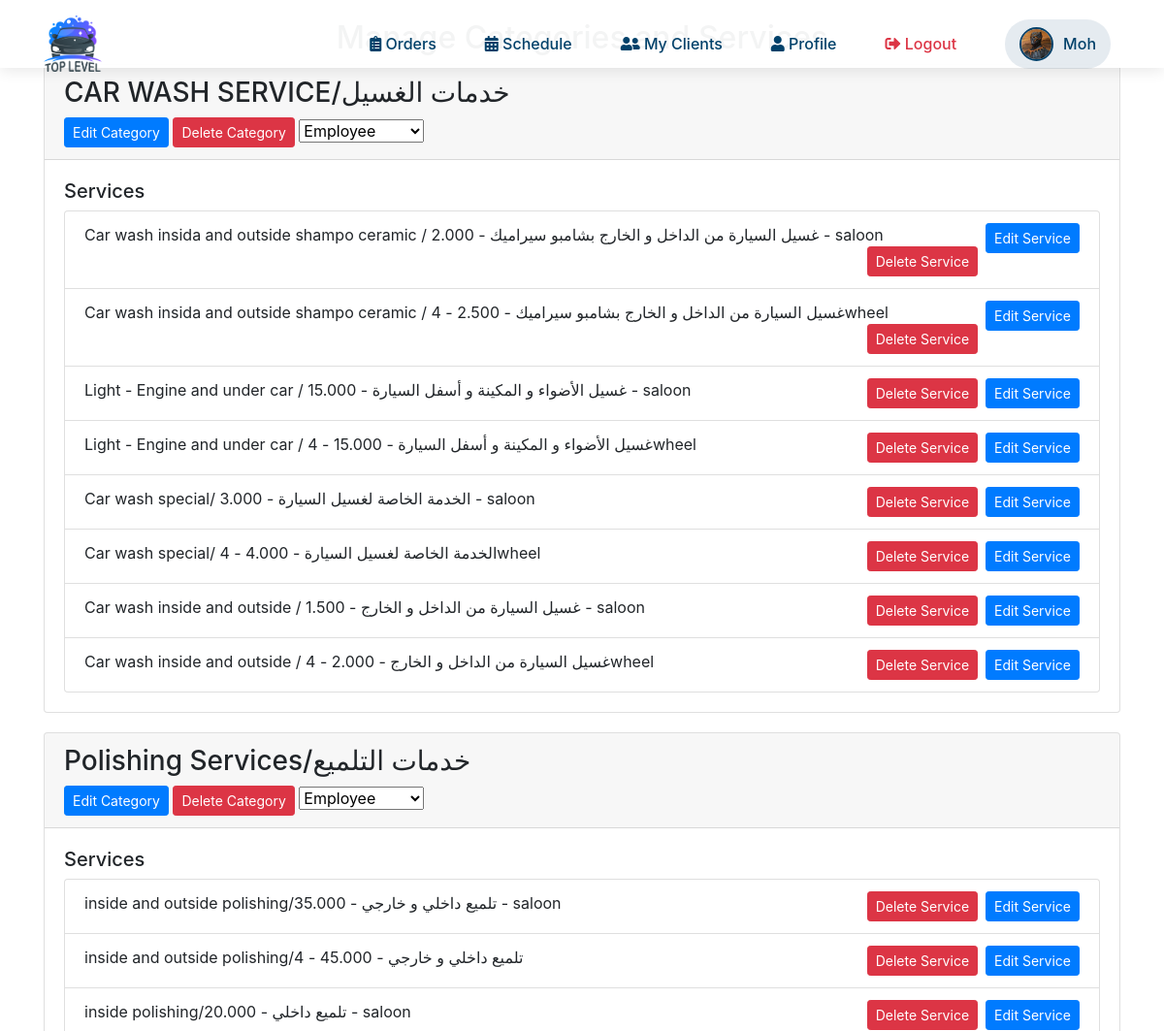
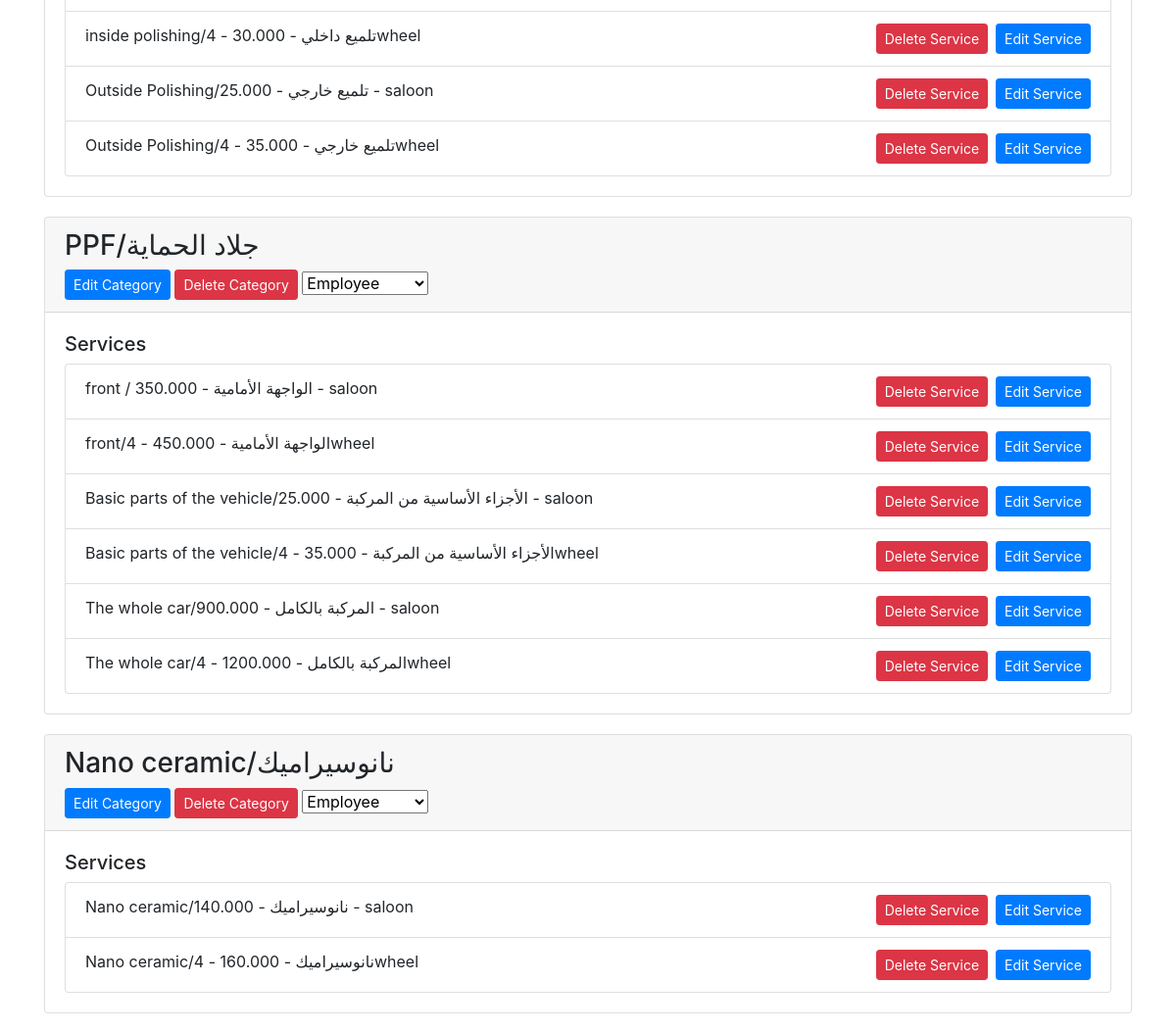
The page /manage_categories_services.php (signed in) on the database its author committed (2 pictures, top to bottom).
### tables this page shows
CREATE TABLE `categories` (
  `id` int(11) NOT NULL,
  `name` varchar(255) NOT NULL,
  `created_at` timestamp NULL DEFAULT current_timestamp(),
  `car_type` enum('saloon','4wheel') NOT NULL,
  `service_level` enum('simple','special') NOT NULL DEFAULT 'simple',
  `access` enum('manager','employee') NOT NULL DEFAULT 'manager'
);

CREATE TABLE `services` (
  `id` int(11) NOT NULL,
  `category_id` int(11) DEFAULT NULL,
  `name` varchar(255) NOT NULL,
  `price` decimal(10,3) NOT NULL,
  `created_at` timestamp NULL DEFAULT current_timestamp(),
  `car_type` varchar(255) NOT NULL,
  `service_level` enum('simple','special') NOT NULL DEFAULT 'simple'
);

### manage_categories_services.php (the view, shortened to what this page needs)
<?php
include('db.php');
$sql_categories = "SELECT * FROM categories";
$result_categories = $conn->query($sql_categories);
?>
<!DOCTYPE html>
<html lang="en">
<head>
    <link rel="stylesheet" href="https://stackpath.bootstrapcdn.com/bootstrap/4.5.2/css/bootstrap.min.css">
</head>
<body>
    <?php include 'nav.php'; ?>
    <div class="container">
        <h2 class="text-center">Manage Categories and Services</h2>
        <?php while($category = $result_categories->fetch_assoc()): ?>
            <div class="card">
                <div class="card-header">
                    <h3><?php echo $category['name']; ?></h3>
                    <a href="edit_categories.php?id=<?php echo $category['id']; ?>" class="btn btn-primary btn-sm">Edit Category</a>
                    <a href="delete_category.php?id=<?php echo $category['id']; ?>" class="btn btn-danger btn-sm" onclick="return confirm('Are you sure you want to delete this category?')">Delete Category</a>
                    <form action="update_access.php" method="post" style="display: inline;">
                        <select name="access" onchange="this.form.submit()">
                            <option value="employee" <?php if($category['access'] == 'employee') echo 'selected'; ?>>Employee</option>
                        </select>
                    </form>
                </div>
                <div class="card-body">
                    <h5>Services</h5>
                    <?php
                    $sql_services = "SELECT * FROM services WHERE category_id = " . $category['id'];
                    $result_services = $conn->query($sql_services);
                    ?>
                    <?php if ($result_services->num_rows > 0): ?>
                        <ul class="list-group">
                            <?php while($service = $result_services->fetch_assoc()): ?>
                                <li class="list-group-item">
                                    <?php echo $service['name']; ?> - <?php echo $service['price']; ?> - <?php echo $service['car_type']; ?>
                                    <a href="edit_service.php?id=<?php echo $service['id']; ?>" class="btn btn-primary btn-sm float-right">Edit Service</a>
                                    <a href="delete_service.php?id=<?php echo $service['id']; ?>" class="btn btn-danger btn-sm float-right mr-2" onclick="return confirm('Are you sure you want to delete this service?')">Delete Service</a>
                                </li>
                            <?php endwhile; ?>
                        </ul>
                    <?php else: ?>
                        <p>No services available for this category.</p>
                    <?php endif; ?>
                </div>
            </div>
        <?php endwhile; ?>
    </div>
</body>
</html>

### manage_categories_services.php (style rules this page uses)
body { font-family: 'Poppins', sans-serif; background-color: #f4f4f4; }
.container { margin-top: 20px; }
.card { margin-bottom: 20px; }

### rows shown on the page
categories: name "CAR WASH SERVICE/خدمات الغسيل", access "Employee"
services: name "Car wash insida and outside shampo ceramic / غسيل السيارة من الداخل و الخارج بشامبو سيراميك", price "2.000", car_type "saloon"
services: name "Car wash insida and outside shampo ceramic / غسيل السيارة من الداخل و الخارج بشامبو سيراميك", car_type "4wheel"
services: name "Light - Engine and under car / غسيل الأضواء و المكينة و أسفل السيارة", price "15.000", car_type "saloon"
services: name "Light - Engine and under car / غسيل الأضواء و المكينة و أسفل السيارة", car_type "4wheel"
services: name "Car wash special/ الخدمة الخاصة لغسيل السيارة", price "3.000", car_type "saloon"
services: name "Car wash special/ الخدمة الخاصة لغسيل السيارة", car_type "4wheel"
services: name "Car wash inside and outside / غسيل السيارة من الداخل و الخارج", price "1.500", car_type "saloon"
services: name "Car wash inside and outside / غسيل السيارة من الداخل و الخارج", car_type "4wheel"
categories: name "Polishing Services/خدمات التلميع", access "Employee"
services: name "inside and outside polishing/تلميع داخلي و خارجي", price "35.000", car_type "saloon"
services: name "inside and outside polishing/تلميع داخلي و خارجي", car_type "4"
services: name "inside polishing/تلميع داخلي", price "20.000", car_type "saloon"
services: name "inside polishing/تلميع داخلي", car_type "4wheel"
services: name "Outside Polishing/تلميع خارجي", price "25.000", car_type "saloon"
services: name "Outside Polishing/تلميع خارجي", car_type "4wheel"
categories: name "PPF/جلاد الحماية", access "Employee"
services: name "front / الواجهة الأمامية", price "350.000", car_type "saloon"
services: name "front/الواجهة الأمامية", car_type "4wheel"
services: name "Basic parts of the vehicle/الأجزاء الأساسية من المركبة", price "25.000", car_type "saloon"
services: name "Basic parts of the vehicle/الأجزاء الأساسية من المركبة", car_type "4wheel"
services: name "The whole car/المركبة بالكامل", price "900.000", car_type "saloon"
services: name "The whole car/المركبة بالكامل", car_type "4wheel"
categories: name "Nano ceramic/نانوسيراميك", access "Employee"
services: name "Nano ceramic/نانوسيراميك", price "140.000", car_type "saloon"
services: name "Nano ceramic/نانوسيراميك", car_type "4wheel"

### other values the page prints
$user_name "Moh"
